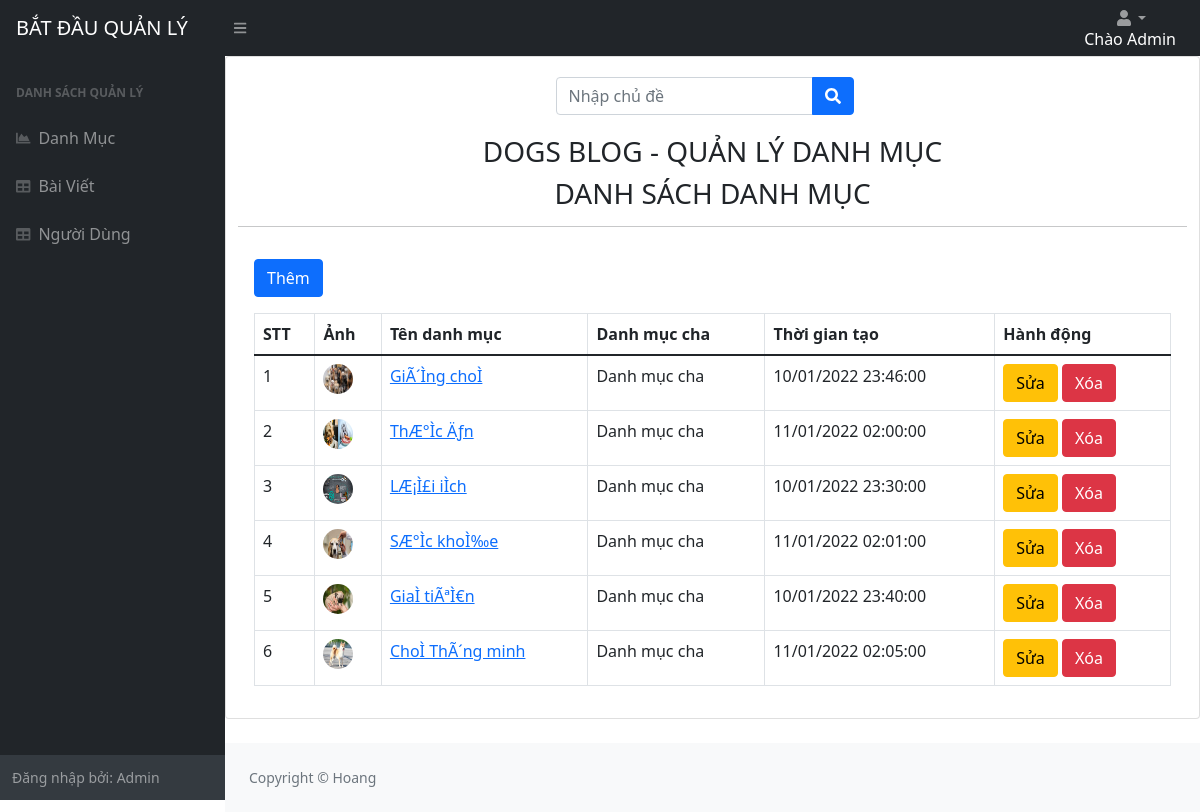
/Admin/index.php?mod=category&act=index (signed in), run on an earlier commit of the app's database.
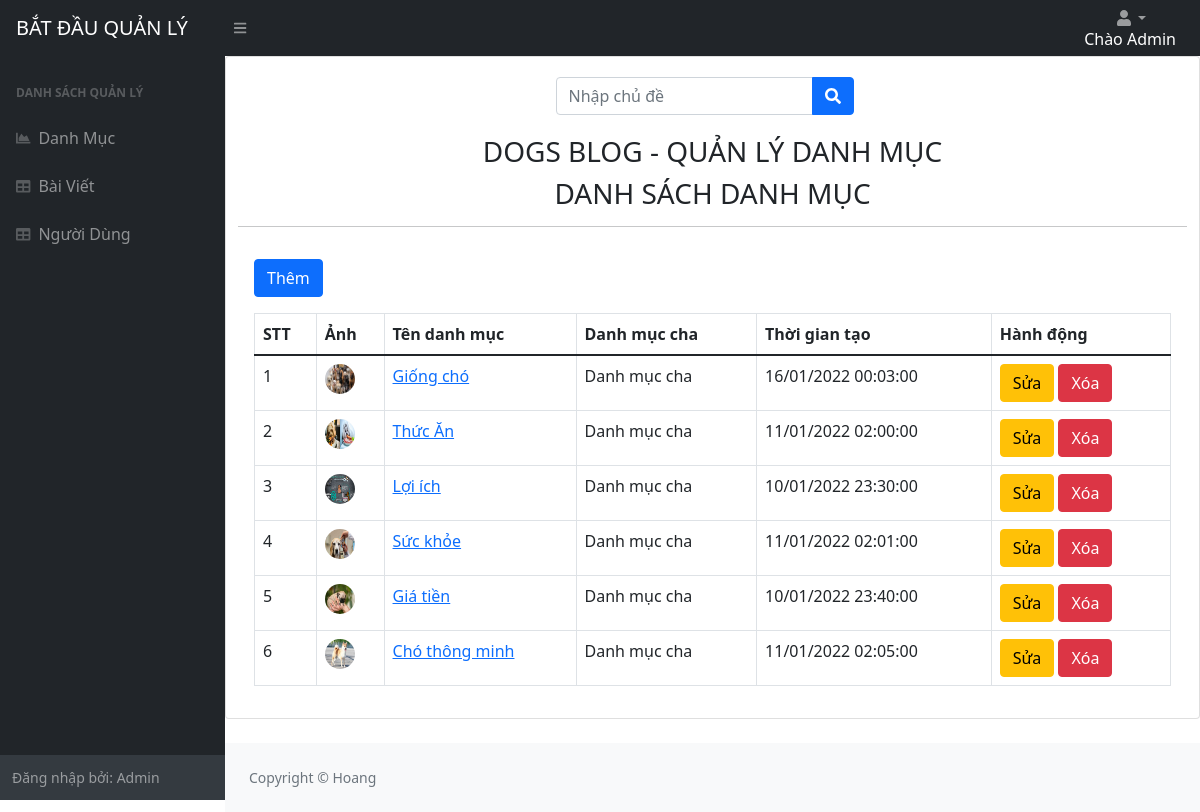
And on a later commit of the database.
### tables this page shows
CREATE TABLE `categories`  (
  `id` int NOT NULL AUTO_INCREMENT,
  `name` varchar(255) NULL DEFAULT NULL,
  `description` mediumtext NULL,
  `thumbnail` varchar(500) NULL DEFAULT NULL,
  `parent_id` int NULL DEFAULT NULL,
  `created_at` timestamp NULL DEFAULT NULL,
  PRIMARY KEY (`id`) USING BTREE
);

### Admin/Controllers/BaseController.php (called while the page is built, shortened)
<?php
  class BaseController
  {
    public function view($path, $data = []){
      extract($data);
      require_once('Views/'.$path);
    }
  }
?>

### Admin/Controllers/CategoryController.php (called while the page is built, shortened)
<?php
require('Models/Category.php');
  class CategoryController extends AdminController
  {
    public function index(){
      $category = new Category();
      $categories = $category-> getList();
      $nameParentId = new Category();
      $nameParentIds = $nameParentId -> getList();
      $this->view('Categories/list.php', ['categories' => $categories, 'nameParentIds' => $nameParentIds
    ]);
    }
  }
?>

### Admin/index.php (called while the page is built, shortened)
<?php
$act = "index";
if(isset($_GET['act'])){
  $act = $_GET['act'];
}
  $controller_obj = new $class_name;
 $controller_obj -> $act();
?>

### Admin/Models/Query.php (called while the page is built, shortened)
<?php
  require_once('Models/Connection.php');
  class Query{
    protected $conn;
    public function __construct(){
      $connection = new Connection1();
      $this -> conn = $connection -> connect();
    }
    protected function select($table, $columns = '*')
    {
  		if ($columns == '*') {
  			$query = "SELECT * FROM " . $table;
  		}elseif (is_array($columns)) {
  			$sub_string = '';
  			foreach ($columns as $i =>$column) {
  				$sub_string .= '`'.$column . '`';
  				if ($i + 1 != count($columns)) {
  					$sub_string .= ',';
  				}
  			}
  			$query = "SELECT " . $sub_string . " FROM " . '`' . $table . '`';
  		}else{
  			exit();
  		}
  		$result = $this->conn->query($query);
  		$data = array();
  		while($row = $result->fetch_assoc()) {
  			$data[] = $row;
  		};
  		return $data;
    }
  }
?>

### Admin/Models/Connection.php (called while the page is built, shortened)
<?php
  class Connection1{
    private $servername= "localhost";
    private $username= "root";
    private $password = "";
    private $dbname = "blogs";
    public function connect(){
      $conn = new mysqli($this->servername, $this -> username, $this ->password, $this-> dbname );
      $conn->query("SET NAMES 'utf8'");
      return $conn;
    }
  }
?>

### Admin/Models/Category.php (called while the page is built, shortened)
<?php
require_once('Models/Query.php');
  class Category extends Query
  {
      public $table = 'categories';
      public function getList()
      {
          $categories = $this -> select ($this -> table, ['id', 'name', 'description', 'thumbnail', 'parent_id', 'created_at']);
          return $categories;
      }
  }
?>

### Admin/Views/Categories/list.php (the view, shortened to what this page needs)
<?php
  require_once('Views/Partials/header.php');
?>
<div class="card mb-4">
  <div class="container">
    <div class="" style="text-align:center; margin:20px auto;">
      <form action="index.php?mod=category&act=handleSearch" method="POST" style="" class="d-none d-md-inline-block form-inline ms-auto me-0 me-md-3 my-2 my-md-0">
          <div class="input-group">
              <input class="form-control" name="keysearch" type="text" placeholder="Nhập chủ đề" aria-label="Search for..." aria-describedby="btnNavbarSearch" />
              <button class="btn btn-primary" id="btnNavbarSearch" type="submit"><i class="fas fa-search"></i></button>
          </div>
      </form>
    </div>
  <h3 align="center">DOGS BLOG - QUẢN LÝ DANH MỤC</h3>
  <h3 align="center">DANH SÁCH DANH MỤC</h3>
  <hr>
  <div class="card-body">
    <a href="index.php?mod=category&act=create" class="btn btn-primary float-right mb-3">Thêm</a>
        <table class="dataTable-table">
          <thead>
            <tr>
              <th>STT</th>
              <th>Ảnh</th>
              <th>Tên danh mục</th>
              <th>Danh mục cha</th>
              <th>Thời gian tạo</th>
              <th>Hành động</th>
            </tr>
          </thead>
          <tbody>
            <?php  foreach ($categories as $key => $category) { ?>
              <tr>
                <td><?= $key + 1 ?></td>
                <td><img src="images/<?=$category['thumbnail'] ?>" style="width: 30px; height: 30px; border-radius: 50%;"></td>
                <td><a href="../Website/index.php?mod=post&act=postByCategory&category_id=<?=$category['id']?>"><?= $category['name'] ?></a></td>
                <td><?php
                  if($category['parent_id']==0){
                    echo "Danh mục cha";
                  }
                ?></td>
                <td><?= date_format(date_create($category['created_at']),"d/m/Y H:i:s") ?></td>
                <td>
                  <a href="index.php?mod=category&act=handleEdit&id=<?= $category['id'] ?>" class="btn btn-warning" class="btn btn-warning">Sửa</a>
                  <a href="index.php?mod=category&act=deleteList&id=<?= $category['id'] ?>" class="btn btn-danger" class="btn btn-danger">Xóa</a>
                </td>
              </tr>
            <?php } ?>
          </tbody>
        </table>
  </div>
</div>
<?php
  require_once("Views/Partials/footer.php");
?>

What changed in the data, as far as the page shows it:
changed categories: name "GiÃ´Ìng choÌ" → "Giống chó"; created_at "10/01/2022 23:46:00" → "16/01/2022 00:03:00"
changed categories: name "ThÆ°Ìc Äƒn" → "Thức Ăn"
changed categories (number 3 of 6 on the later page): name "LÆ¡Ì£i iÌch" → "Lợi ích"
changed categories: name "SÆ°Ìc khoÌ‰e" → "Sức khỏe"
changed categories: name "GiaÌ tiÃªÌ€n" → "Giá tiền"
changed categories: name "ChoÌ ThÃ´ng minh" → "Chó thông minh"
